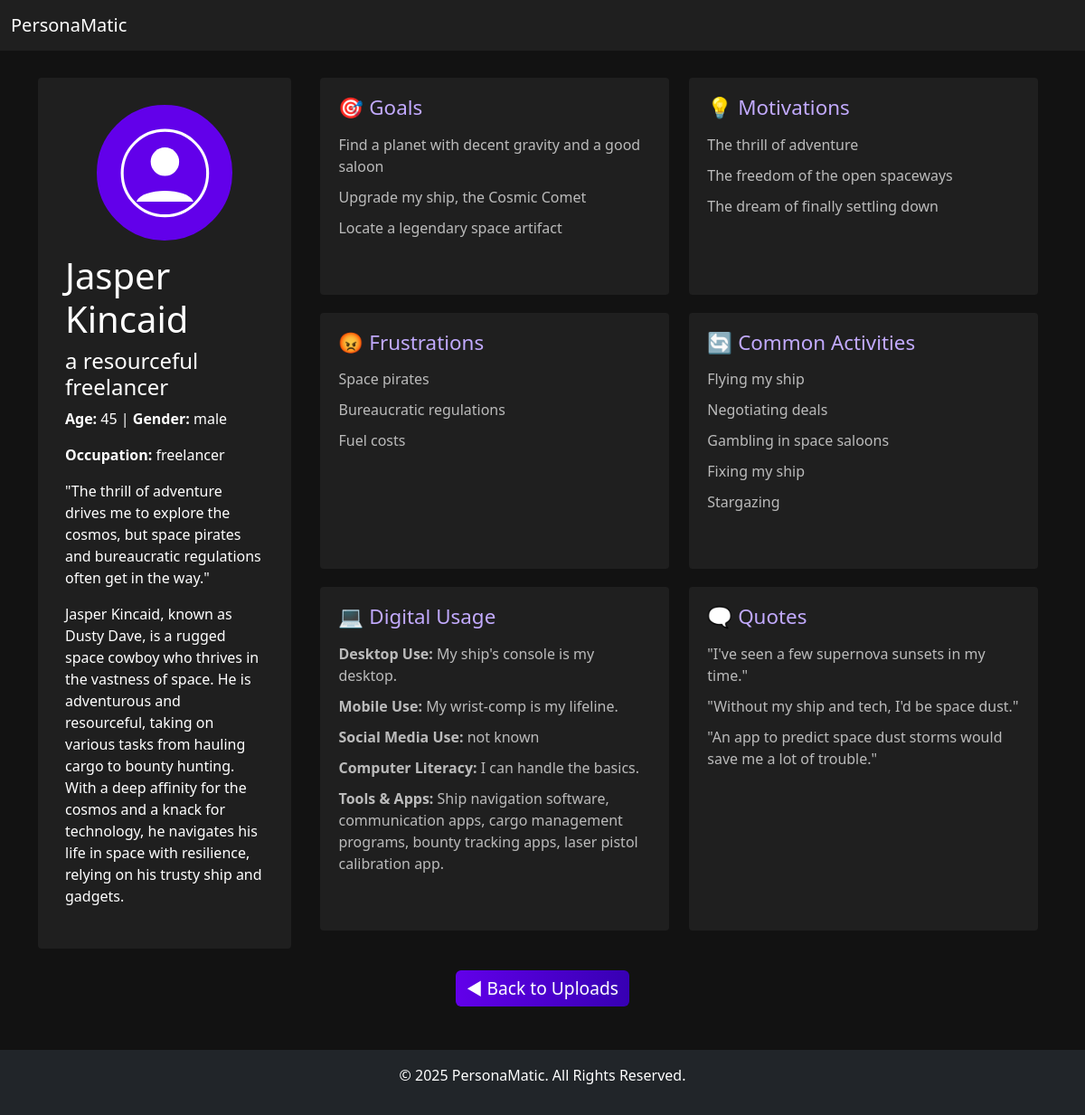
The app's page /api/persona/12 with its own data.
### app/models/personas.py (models this page shows)
class PersonasBaseData(db.Model):
    __tablename__ = 'personas_base_data'
    id = db.Column(db.Integer, primary_key=True, autoincrement=True)
    user_id = db.Column(db.Integer, db.ForeignKey('users.id'), nullable=False)
    photo = db.Column(db.String(255), nullable=False)
    name = db.Column(db.String(100), nullable=False)
    additional_title = db.Column(db.String(200), nullable=False)
    description = db.Column(db.Text)
    age = db.Column(db.Integer)
    gender = db.Column(db.String(50))
    occupation = db.Column(db.String(100))
    quote_summarized = db.Column(db.Text, nullable=False)
    created_at = db.Column(db.DateTime, default=datetime.utcnow, nullable=False)
    updated_at = db.Column(db.DateTime, default=datetime.utcnow, onupdate=datetime.utcnow)
    goals = db.relationship('PersonaGoals', backref='persona', cascade="all, delete-orphan")
    motivations = db.relationship('PersonaMotivations', backref='persona', cascade="all, delete-orphan")
    frustrations = db.relationship('PersonaFrustrations', backref='persona', cascade="all, delete-orphan")
    activities = db.relationship('PersonaActivities', backref='persona', cascade="all, delete-orphan")
    digital_use = db.relationship('PersonaDigitalUse', backref='persona', cascade="all, delete-orphan")
    persona_quotes = db.relationship('PersonaQuotes', backref='persona', cascade="all, delete-orphan")

class PersonaGoals(db.Model):
    __tablename__ = 'persona_goals'
    id = db.Column(db.Integer, primary_key=True, autoincrement=True)
    persona_id = db.Column(db.Integer, db.ForeignKey('personas_base_data.id'), nullable=False)
    goal_01 = db.Column(db.Text, nullable=False)
    goal_02 = db.Column(db.Text)
    goal_03 = db.Column(db.Text)
    created_at = db.Column(db.DateTime, default=datetime.utcnow, nullable=False)
    updated_at = db.Column(db.DateTime, default=datetime.utcnow, onupdate=datetime.utcnow)

class PersonaMotivations(db.Model):
    __tablename__ = 'persona_motivations'
    id = db.Column(db.Integer, primary_key=True, autoincrement=True)
    persona_id = db.Column(db.Integer, db.ForeignKey('personas_base_data.id'), nullable=False)
    motivation_01 = db.Column(db.Text, nullable=False)
    motivation_02 = db.Column(db.Text)
    motivation_03 = db.Column(db.Text)
    created_at = db.Column(db.DateTime, default=datetime.utcnow, nullable=False)
    updated_at = db.Column(db.DateTime, default=datetime.utcnow, onupdate=datetime.utcnow)

class PersonaFrustrations(db.Model):
    __tablename__ = 'persona_frustrations'
    id = db.Column(db.Integer, primary_key=True, autoincrement=True)
    persona_id = db.Column(db.Integer, db.ForeignKey('personas_base_data.id'), nullable=False)
    frustration_01 = db.Column(db.Text, nullable=False)
    frustration_02 = db.Column(db.Text)
    frustration_03 = db.Column(db.Text)
    created_at = db.Column(db.DateTime, default=datetime.utcnow, nullable=False)
    updated_at = db.Column(db.DateTime, default=datetime.utcnow, onupdate=datetime.utcnow)

class PersonaActivities(db.Model):
    __tablename__ = 'persona_activities'
    id = db.Column(db.Integer, primary_key=True, autoincrement=True)
    persona_id = db.Column(db.Integer, db.ForeignKey('personas_base_data.id'), nullable=False)
    activity_01 = db.Column(db.Text, nullable=True)
    activity_02 = db.Column(db.Text, nullable=True)
    activity_03 = db.Column(db.Text, nullable=True)
    activity_04 = db.Column(db.Text, nullable=True)
    activity_05 = db.Column(db.Text, nullable=True)
    created_at = db.Column(db.DateTime, default=datetime.utcnow, nullable=False)
    updated_at = db.Column(db.DateTime, default=datetime.utcnow, onupdate=datetime.utcnow)

class PersonaDigitalUse(db.Model):
    __tablename__ = 'persona_digital_use'
    id = db.Column(db.Integer, primary_key=True, autoincrement=True)
    persona_id = db.Column(db.Integer, db.ForeignKey('personas_base_data.id'), nullable=False)
    desktop_use = db.Column(db.Text, nullable=False, default="Not known")
    mobile_use = db.Column(db.Text, nullable=False, default="Not known")
    social_media_use = db.Column(db.Text, nullable=False, default="Not known")
    computer_literacy = db.Column(db.Text, nullable=False, default="Not known")
    frequently_used_tools_and_apps = db.Column(db.Text, nullable=False, default="Not known")
    created_at = db.Column(db.DateTime, default=datetime.utcnow, nullable=False)
    updated_at = db.Column(db.DateTime, default=datetime.utcnow, onupdate=datetime.utcnow)

class PersonaQuotes(db.Model):
    __tablename__ = 'persona_quotes'
    id = db.Column(db.Integer, primary_key=True, autoincrement=True)
    persona_id = db.Column(db.Integer, db.ForeignKey('personas_base_data.id'), nullable=False)
    quote_01 = db.Column(db.Text, nullable=True)
    quote_02 = db.Column(db.Text, nullable=True)
    quote_03 = db.Column(db.Text, nullable=True)
    created_at = db.Column(db.DateTime, default=datetime.utcnow, nullable=False)
    updated_at = db.Column(db.DateTime, default=datetime.utcnow, onupdate=datetime.utcnow)

### app/routes/personas.py (the view)
@personas_bp.route('/persona/<int:persona_id>', methods=['GET'])
def view_persona(persona_id):
    persona = PersonasBaseData.query.get_or_404(persona_id)
    persona_data = {
        "id": persona.id,
        "photo": persona.photo,
        "name": persona.name,
        "additional_title": persona.additional_title,
        "description": persona.description,
        "age": persona.age,
        "gender": persona.gender,
        "occupation": persona.occupation,
        "quote_summarized": persona.quote_summarized,
        "created_at": persona.created_at.strftime("%Y-%m-%d %H:%M:%S"),
        "updated_at": persona.updated_at.strftime("%Y-%m-%d %H:%M:%S"),
        "goals": [persona.goals[0].goal_01, persona.goals[0].goal_02, persona.goals[0].goal_03] if persona.goals else [],
        "motivations": [persona.motivations[0].motivation_01, persona.motivations[0].motivation_02, persona.motivations[0].motivation_03] if persona.motivations else [],
        "frustrations": [persona.frustrations[0].frustration_01, persona.frustrations[0].frustration_02, persona.frustrations[0].frustration_03] if persona.frustrations else [],
        "activities": [persona.activities[0].activity_01, persona.activities[0].activity_02, persona.activities[0].activity_03, persona.activities[0].activity_04, persona.activities[0].activity_05] if persona.activities else [],
        "digital_use": {
            "desktop_use": persona.digital_use[0].desktop_use if persona.digital_use else "Not known",
            "mobile_use": persona.digital_use[0].mobile_use if persona.digital_use else "Not known",
            "social_media_use": persona.digital_use[0].social_media_use if persona.digital_use else "Not known",
            "computer_literacy": persona.digital_use[0].computer_literacy if persona.digital_use else "Not known",
            "frequently_used_tools_and_apps": persona.digital_use[0].frequently_used_tools_and_apps if persona.digital_use else "Not known"
        },
        "persona_quotes": [persona.persona_quotes[0].quote_01, persona.persona_quotes[0].quote_02, persona.persona_quotes[0].quote_03] if persona.persona_quotes else []
    }
    return render_template("persona.html", persona=persona_data)

### app/templates/persona.html (shortened to what this page needs)
<!DOCTYPE html>
<html lang="en">
<head>
    <link href="https://cdn.jsdelivr.net/npm/bootstrap@5.3.2/dist/css/bootstrap.min.css" rel="stylesheet">
    <link href="{{ url_for('static', filename='css/custom.css') }}" rel="stylesheet">
</head>
<body>
    <nav class="navbar navbar-expand-lg bg-body-tertiary">
        <div class="container-fluid">
            <a class="navbar-brand" href="/">PersonaMatic</a>
        </div>
    </nav>
    <div class="container persona-container">
        <div class="persona-card">
            <div class="avatar-placeholder">
                <svg viewBox="0 0 64 64" xmlns="http://www.w3.org/2000/svg">
                    <circle cx="32" cy="32" r="30" stroke="white" stroke-width="2" fill="none"/>
                    <circle cx="32" cy="24" r="10" fill="white"/>
                    <path d="M12,52 C16,42 48,42 52,52" fill="white"/>
                </svg>
            </div>
            <h1>{{ persona.name }}</h1>
            <h4>{{ persona.additional_title }}</h4>
            <p><strong>Age:</strong> {{ persona.age }} | <strong>Gender:</strong> {{ persona.gender }}</p>
            <p><strong>Occupation:</strong> {{ persona.occupation }}</p>
            <blockquote>"{{ persona.quote_summarized }}"</blockquote>
            <p>{{ persona.description }}</p>
        </div>
        <div class="persona-section">
            <div class="persona-box">
                <h3>🎯 Goals</h3>
                <ul>
                    {% for goal in persona.goals %}
                        <li>{{ goal }}</li>
                    {% endfor %}
                </ul>
            </div>
            <div class="persona-box">
                <h3>💡 Motivations</h3>
                <ul>
                    {% for motivation in persona.motivations %}
                        <li>{{ motivation }}</li>
                    {% endfor %}
                </ul>
            </div>
            <div class="persona-box">
                <h3>😡 Frustrations</h3>
                <ul>
                    {% for frustration in persona.frustrations %}
                        <li>{{ frustration }}</li>
                    {% endfor %}
                </ul>
            </div>
            <div class="persona-box">
                <h3>🔄 Common Activities</h3>
                <ul>
                    {% for activity in persona.activities %}
                        <li>{{ activity }}</li>
                    {% endfor %}
                </ul>
            </div>
            <div class="persona-box">
                <h3>💻 Digital Usage</h3>
                <ul>
                    <li><strong>Desktop Use:</strong> {{ persona.digital_use.desktop_use }}</li>
                    <li><strong>Mobile Use:</strong> {{ persona.digital_use.mobile_use }}</li>
                    <li><strong>Social Media Use:</strong> {{ persona.digital_use.social_media_use }}</li>
                    <li><strong>Computer Literacy:</strong> {{ persona.digital_use.computer_literacy }}</li>
                    <li><strong>Tools & Apps:</strong> {{ persona.digital_use.frequently_used_tools_and_apps }}</li>
                </ul>
            </div>
            <div class="persona-box">
                <h3>🗨 Quotes</h3>
                <ul>
                    {% for quote in persona.persona_quotes %}
                        <li>"{{ quote }}"</li>
                    {% endfor %}
                </ul>
            </div>
        </div>
    </div>
    <div class="container mt-4 text-center">
        <a href="/api/uploads-list" class="btn btn-primary cta-button">
            ◀ Back to Uploads
        </a>
    </div>
    <footer class="bg-dark text-white text-center py-3 mt-5">
        <p>&copy; 2025 PersonaMatic. All Rights Reserved.</p>
    </footer>
</body>
</html>

### app/static/css/custom.css (style rules this page uses)
body { background-color: #121212; color: #ffffff; }
.navbar { background-color: #1f1f1f !important; }
.navbar-brand, .nav-link { color: #ffffff !important; }
.btn-primary { background: linear-gradient(90deg, #6200ea, #3700b3); border: none; font-size: 1.2rem; transition: all 0.2s ease-in-out; }
.persona-container { display: flex; justify-content: space-between; margin-top: 30px; }
.persona-card { background: #1f1f1f; padding: 30px; border-radius: 4px; width: 25%; min-width: 280px; }
.avatar-placeholder { width: 150px; height: 150px; border-radius: 50%; background: #6200ea; display: flex; justify-content: center; align-items: center; margin: 0 auto 15px; border: 3px solid #6200ea; }
.avatar-placeholder svg { width: 70%; height: 70%; fill: #ffffff; }
.persona-section { display: flex; flex-wrap: wrap; justify-content: space-between; width: 72%; }
.persona-box { background: #1f1f1f; padding: 20px; border-radius: 4px; flex: 1; min-width: 280px; max-width: 48%; margin-bottom: 20px; margin-right: 10px; }
.persona-box h3 { color: #c2aaff; font-size: 1.4rem; margin-bottom: 10px; }
.persona-box ul { list-style: none; padding: 0; }
.persona-box li { padding: 5px 0; color: #bbbbbb; }

### records on screen
PersonasBaseData: name "Jasper Kincaid", additional_title "a resourceful freelancer", gender "male", occupation "freelancer", quote_summarized "The thrill of adventure drives me to explore the cosmos, but space pirates and bureaucratic regulations often get in the way.", description "Jasper Kincaid, known as Dusty Dave, is a rugged space cowboy who thrives in the vastness of space. He is adventurous and resourceful, taking on various tasks from hauling cargo to bounty hunting. With a deep affinity for the cosmos and a knack for technology, he navigates his life in space with resilience, relying on his trusty ship and gadgets."
PersonaGoals: goal_01 "Find a planet with decent gravity and a good saloon", goal_02 "Upgrade my ship, the Cosmic Comet", goal_03 "Locate a legendary space artifact"
PersonaMotivations: motivation_01 "The thrill of adventure", motivation_02 "The freedom of the open spaceways", motivation_03 "The dream of finally settling down"
PersonaFrustrations: frustration_01 "Space pirates", frustration_02 "Bureaucratic regulations", frustration_03 "Fuel costs"
PersonaActivities: activity_01 "Flying my ship", activity_02 "Negotiating deals", activity_03 "Gambling in space saloons", activity_04 "Fixing my ship", activity_05 "Stargazing"
PersonaDigitalUse: digital_use.desktop_use "My ship's console is my desktop.", digital_use.mobile_use "My wrist-comp is my lifeline.", digital_use.social_media_use "not known", digital_use.computer_literacy "I can handle the basics.", digital_use.frequently_used_tools_and_apps "Ship navigation software, communication apps, cargo management programs, bounty tracking apps, laser pistol calibration app."
PersonaQuotes: quote_01 "I've seen a few supernova sunsets in my time.", quote_02 "Without my ship and tech, I'd be space dust.", quote_03 "An app to predict space dust storms would save me a lot of trouble."

### other values on screen
{{ persona.age }} "45"
